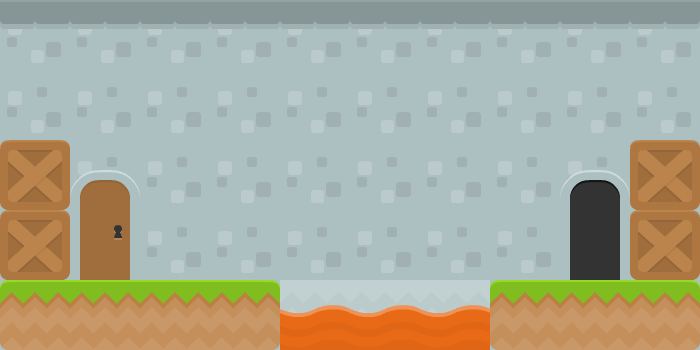

Rendered tile map (Tiled .tmx) drawn with the repository's tilesets; below, a short description and the map source with its tile grids summarised:
An orthogonal 10x5 tile map with 70x70 px tiles, 2 tile layers (Tile Layer 2, Tile Layer 1), 2 tilesets and 8 objects (player, exit).

<map version="1.0" tiledversion="1.1.6" orientation="orthogonal" renderorder="right-down" width="10" height="5" tilewidth="70" tileheight="70" infinite="0" nextobjectid="17">
 <tileset firstgid="1" source="kenney_complete_base_tiles_spritesheet.tsx" />
 <tileset firstgid="157" source="kenney_platformerPack_industrial_tilesheet.tsx" />
 <layer name="Tile Layer 2" width="10" height="5">
  <data>[50 cells, 50 non-empty, 3 distinct tile ids]</data>
 </layer>
 <layer name="Tile Layer 1" width="10" height="5">
  <data>[50 cells, 18 non-empty, 9 distinct tile ids]</data>
 </layer>
 <objectgroup name="triggers" visible="0">
  <object id="1" name="player" x="70" y="210" width="70" height="70">
   <properties>
    <property name="player" type="bool" value="true" />
   </properties>
  </object>
  <object id="2" name="exit" x="560" y="210" width="70" height="70">
   <properties>
    <property name="exit" type="bool" value="true" />
   </properties>
  </object>
  <object id="5" x="0" y="280" width="280" height="70">
   <properties>
    <property name="blockers" value="blrt" />
   </properties>
  </object>
  <object id="9" x="0" y="140" width="70" height="140">
   <properties>
    <property name="blockers" value="blrt" />
   </properties>
  </object>
  <object id="10" x="630" y="140" width="70" height="140">
   <properties>
    <property name="blockers" value="blrt" />
   </properties>
  </object>
  <object id="11" x="210" y="350" width="350" height="70">
   <properties>
    <property name="blockers" value="blrt" />
   </properties>
  </object>
  <object id="12" x="280" y="313" width="210" height="37">
   <properties>
    <property name="lava" type="bool" value="true" />
   </properties>
  </object>
  <object id="15" x="490" y="280" width="210" height="70">
   <properties>
    <property name="blockers" value="blrt" />
   </properties>
  </object>
 </objectgroup>
</map>
